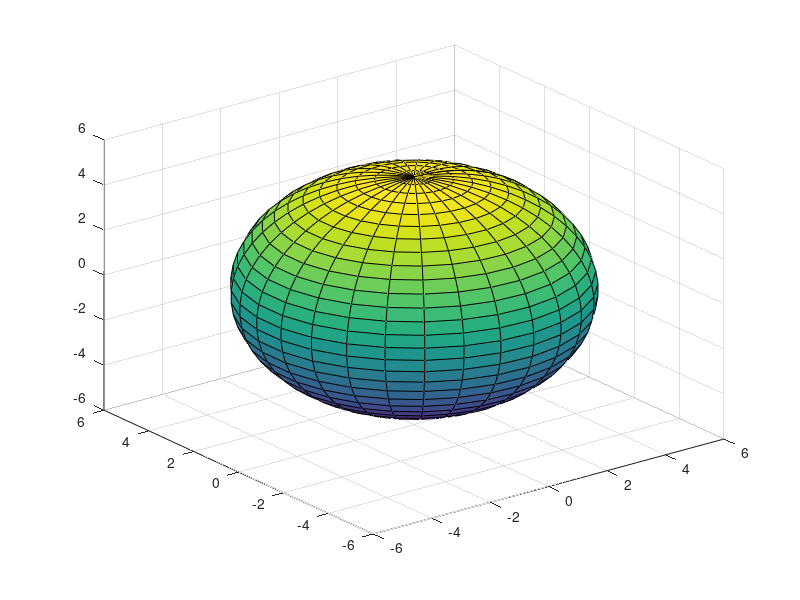

MATLAB code to generate this figure:
% Dibuja un elipsoide dadas sus ecs. parametricas.
% x = a cos u sin v
% y = b sin u sin v
% z = c cos v
a=input('Dame el semieje a: ');
b=input('Dame el semieje b: ');
c=input('Dame el semieje c: ');
% intervalos de los parametros u, v y rejilla u-v.
u=linspace(0,2*pi,30);
v=linspace(0,pi,30);
[u,v]=meshgrid(u,v);
% Ecs. paramatricas del elipsoide:
x = a*cos(u).*sin(v);
y = b*sin(u).*sin(v);
z = c*cos(v);
% Dibujo del elipsoide
surf(x,y,z);
